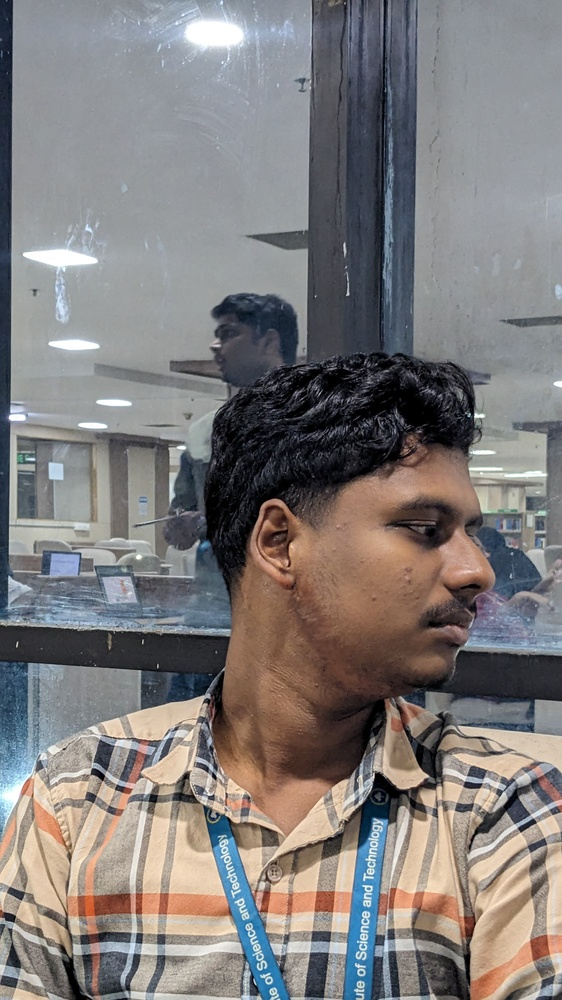
#> input picture known_faces/keshav1.jpg, 562 x 1000 px, shrunk from 2268 x 4032 before the run, found by its file name
$ python face4.py
#> lines starting #> are read from the running program, lines starting #| are printed output that depends on the picture; pictures that were not available may be replaced by others from this repository, and a replacement may not be noted
import cv2
import os
import numpy as np

# Initialize the face cascade and ORB feature extractor
face_cascade = cv2.CascadeClassifier(cv2.data.haarcascades + 'haarcascade_frontalface_default.xml')
orb = cv2.ORB_create()

# Brute Force Matcher for feature matching
bf = cv2.BFMatcher(cv2.NORM_HAMMING, crossCheck=True)

# Function to extract ORB keypoints and descriptors
def extract_features(image):
    gray = cv2.cvtColor(image, cv2.COLOR_BGR2GRAY)
    keypoints, descriptors = orb.detectAndCompute(gray, None)
    return keypoints, descriptors

# Load known faces from directory
known_faces = []
known_names = []

# Directory containing known faces
known_faces_dir = "known_faces/"  # Replace with your directory containing face images

for filename in os.listdir(known_faces_dir):
    if filename.endswith(".jpg") or filename.endswith(".png"):
        image_path = os.path.join(known_faces_dir, filename)
        image = cv2.imread(image_path)
#> image is the input picture: shape (1000, 562, 3); mean B, G, R 123.3, 124, 128

        # Detect faces in the known face image
        gray = cv2.cvtColor(image, cv2.COLOR_BGR2GRAY)
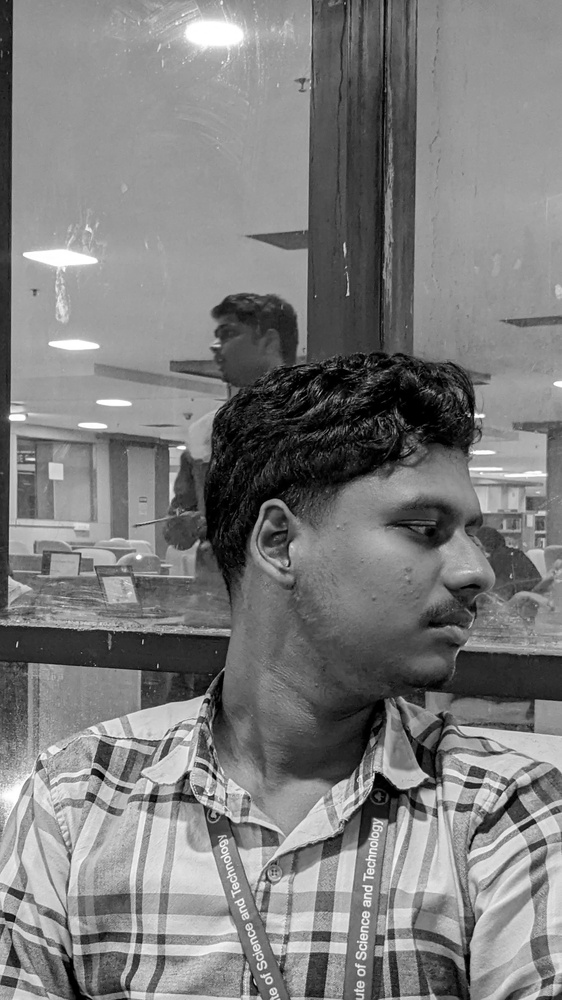
#> gray: shape (1000, 562); min 0, max 255, mean 125.1
        faces = face_cascade.detectMultiScale(gray, scaleFactor=1.1, minNeighbors=5, minSize=(30, 30))
#> faces = ()

        for (x, y, w, h) in faces:
            face = image[y:y+h, x:x+w]
            keypoints, descriptors = extract_features(face)
            if descriptors is not None:
                known_faces.append(descriptors)
                known_names.append(filename.split(".")[0])  # Store name without extension
#> this loop made 0 passes
#> after the loop, known_faces = []; known_names = []
#> pass 2 of the loop `for filename in os.listdir(known_faces_dir):`:
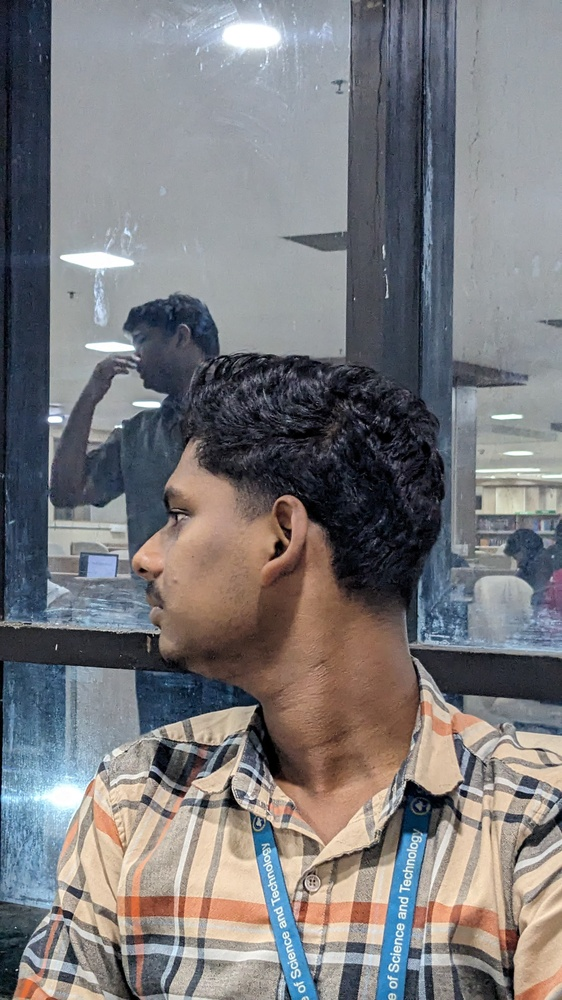
#> input picture known_faces/keshav2.jpg, 562 x 1000 px, shrunk from 2268 x 4032 before the run, found by its file name
#> image is the input picture: shape (1000, 562, 3); mean B, G, R 124.6, 122, 122.9
#> `gray = cv2.cvtColor(image, cv2.COLOR_BGR2GRAY)`:
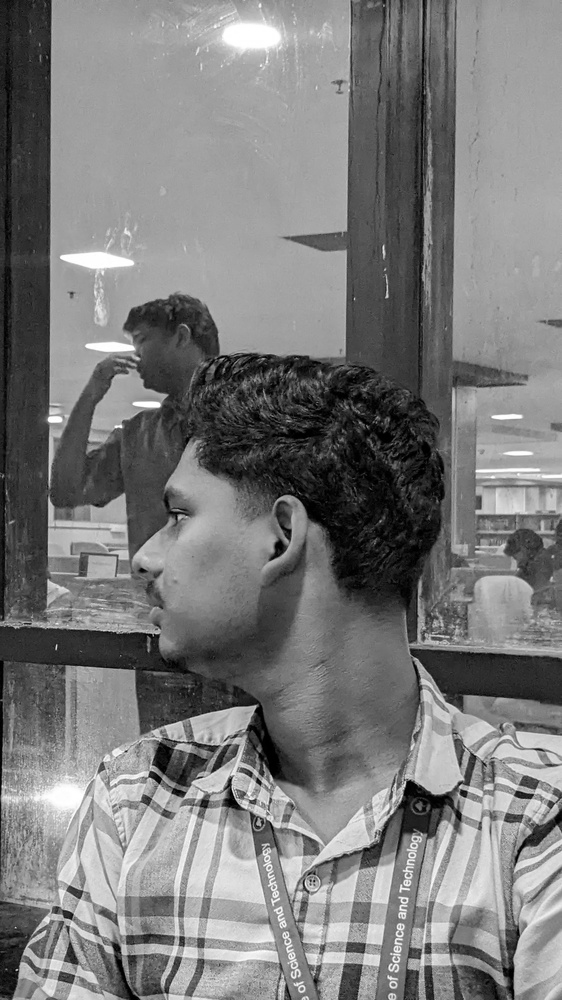
#> gray: shape (1000, 562); min 0, max 255, mean 122.6
#> `faces = face_cascade.detectMultiScale(gray, scaleFactor=1.1, minNeighb..`: faces = [[277, 639, 59, 59]]
#> the loop `for (x, y, w, h) in faces:` made 1 pass
#> pass 1, in extract_features, `gray = cv2.cvtColor(image, cv2.COLOR_BGR2GRAY)`:
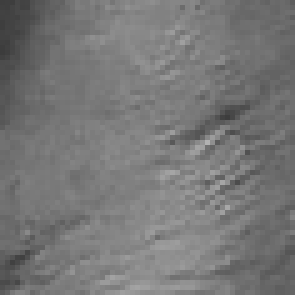
#> gray: shape (59, 59) (shown 5 times larger); min 60, max 178, mean 119
#> pass 3 of the loop `for filename in os.listdir(known_faces_dir):`:
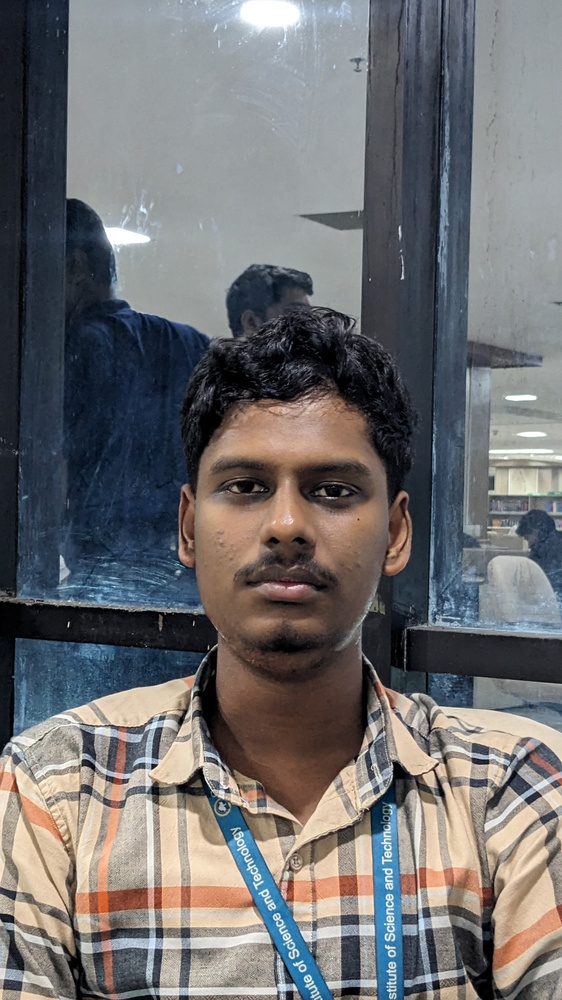
#> input picture known_faces/keshav3.jpg, 562 x 1000 px, shrunk from 2268 x 4032 before the run, found by its file name
#> image is the input picture: shape (1000, 562, 3); mean B, G, R 112, 110.6, 111.1
#> `gray = cv2.cvtColor(image, cv2.COLOR_BGR2GRAY)`:
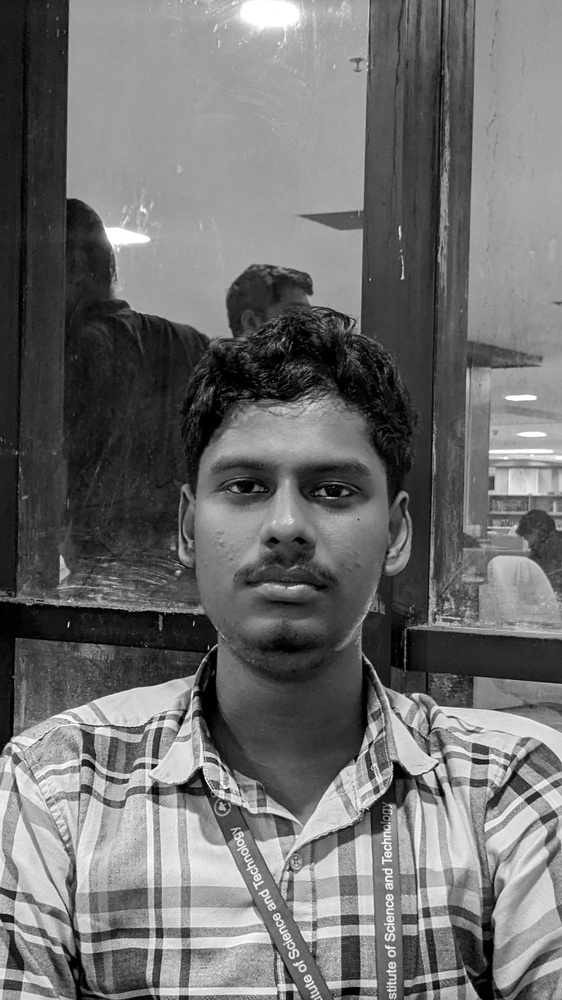
#> gray: shape (1000, 562); min 0, max 255, mean 110.9
#> `faces = face_cascade.detectMultiScale(gray, scaleFactor=1.1, minNeighb..`: faces = [[67, 915, 61, 61], [165, 393, 245, 245]]
#> the loop `for (x, y, w, h) in faces:` made 2 passes
#> pass 2, in extract_features (call 3), `gray = cv2.cvtColor(image, cv2.COLOR_BGR2GRAY)`:
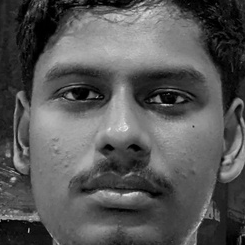
#> gray: shape (245, 245); min 0, max 234, mean 87.1
#> after the loop `for (x, y, w, h) in faces:`: known_faces = 1 item; known_names = ['keshav3']

# Open the video stream (use 0 for webcam or a video path)
video_capture = cv2.VideoCapture(r"C:\Users\saduv\Downloads\adhavan2.mp4")  # Replace with your video file or 0 for webcam

while True:
    ret, frame = video_capture.read()
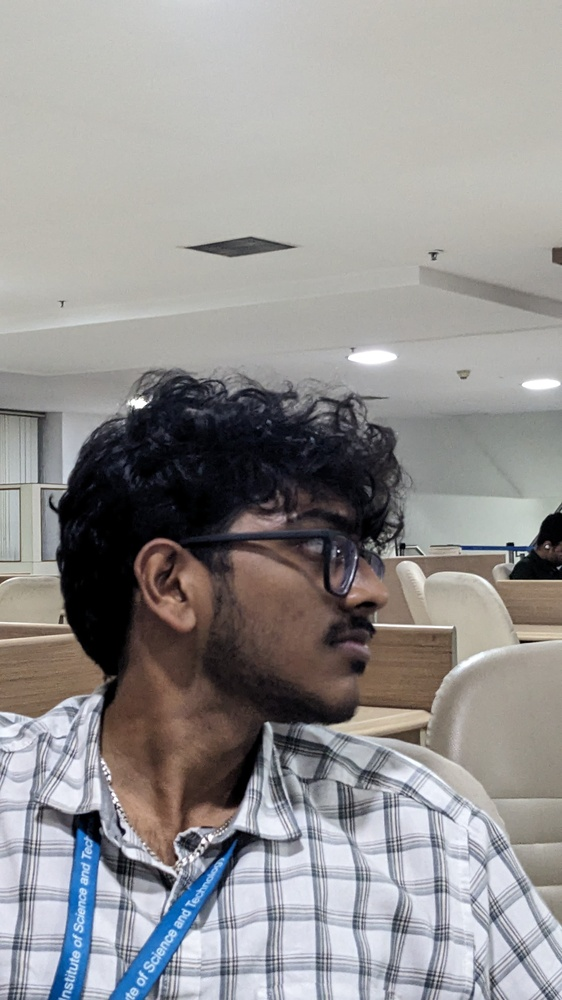
#> input picture samples/unkowm.jpg, 562 x 1000 px, shrunk from 2268 x 4032 before the run, given in place of adhavan2.mp4, which was not available
#> frame is the input picture: shape (1000, 562, 3); mean B, G, R 145.6, 145.8, 147.7
    if not ret:
        break

    # Convert frame to grayscale
    gray = cv2.cvtColor(frame, cv2.COLOR_BGR2GRAY)
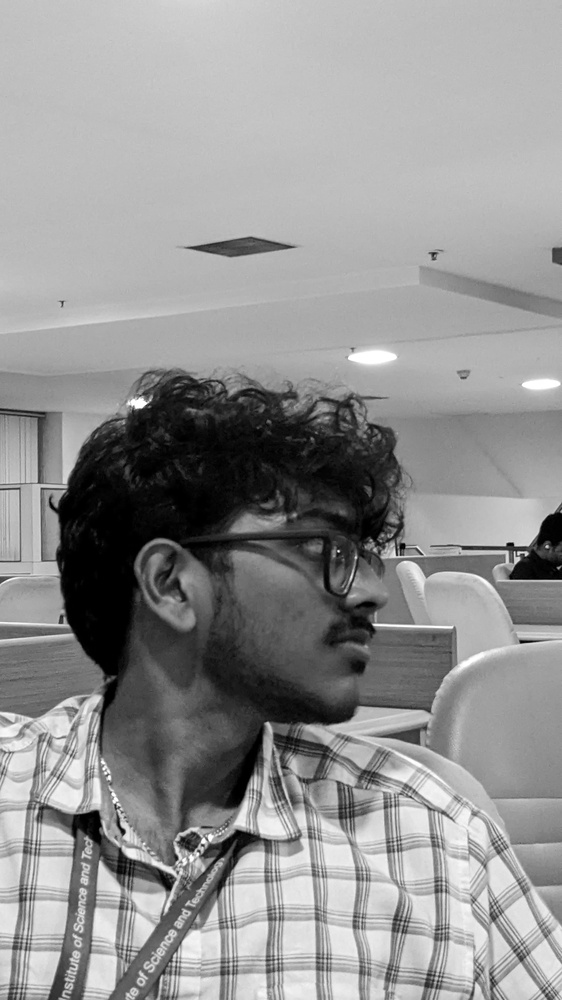
#> gray: shape (1000, 562); min 0, max 255, mean 146.4

    # Detect faces in the frame
    faces = face_cascade.detectMultiScale(gray, scaleFactor=1.1, minNeighbors=5, minSize=(30, 30))
#> faces = ()

    # Loop through all detected faces in the frame
    for (x, y, w, h) in faces:
        face = frame[y:y+h, x:x+w]

        # Extract features from the detected face
        keypoints, descriptors = extract_features(face)

        if descriptors is not None:
            # Compare the detected face's descriptors with the known faces
            best_match_index = -1
            best_match_score = float('inf')

            for i, known_descriptor in enumerate(known_faces):
                # Match descriptors using Brute Force Matcher
                matches = bf.match(descriptors, known_descriptor)

                # Calculate a matching score (the lower, the better)
                match_score = sum([m.distance for m in matches])

                if match_score < best_match_score:
                    best_match_score = match_score
                    best_match_index = i

            # If a good match is found, label the face
            if best_match_index != -1 and best_match_score < 500:
                name = known_names[best_match_index]
                cv2.rectangle(frame, (x, y), (x+w, y+h), (0, 255, 0), 2)
                cv2.putText(frame, name, (x, y-10), cv2.FONT_HERSHEY_SIMPLEX, 0.9, (0, 255, 0), 2)

    # Display the video feed with the matched faces
    cv2.imshow("Video", frame)

    if cv2.waitKey(1) & 0xFF == ord('q'):
#> (key q is pressed here)
        break

# Release the video capture and close the window
video_capture.release()
cv2.destroyAllWindows()
